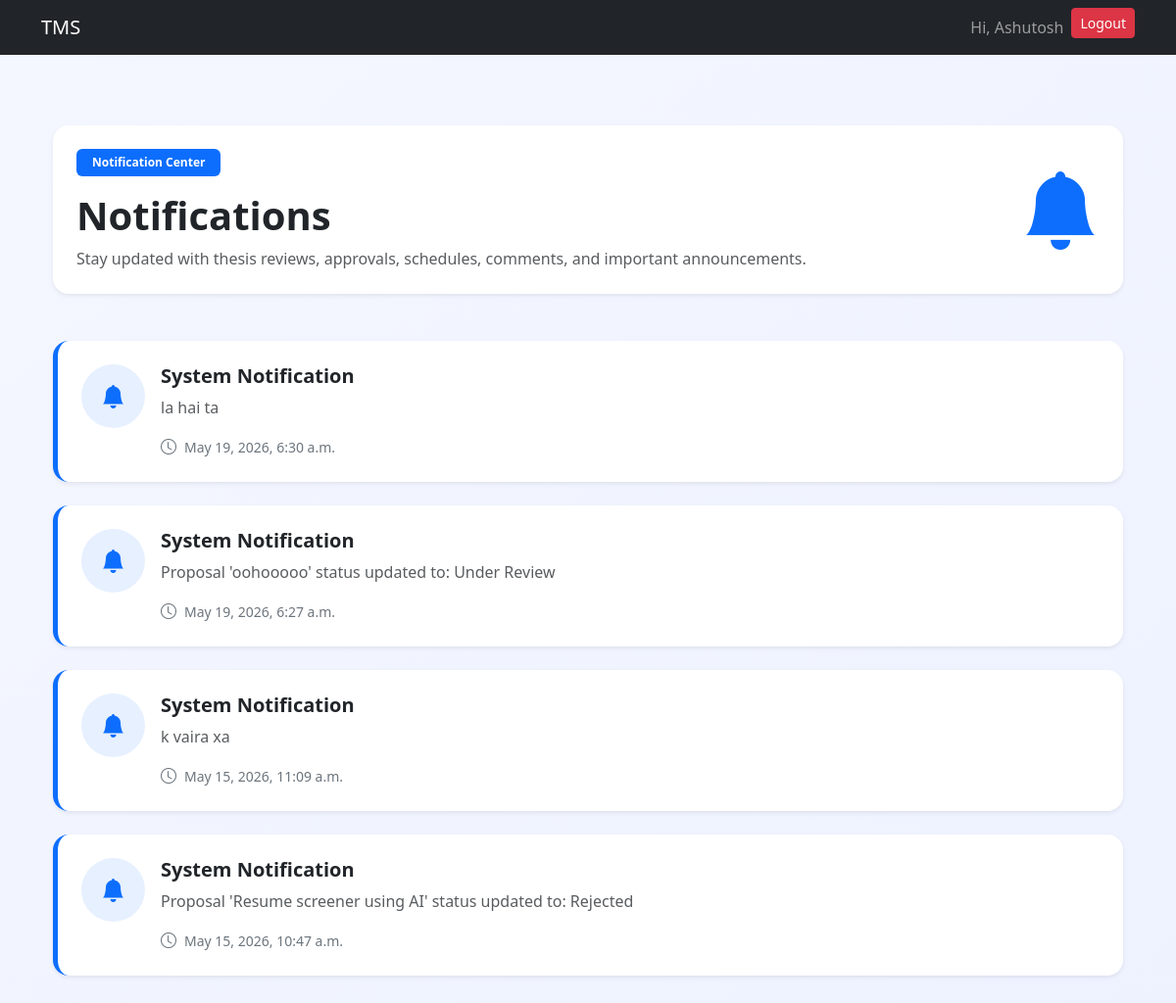
Page /notification/student/ (signed in) on the earlier database version.
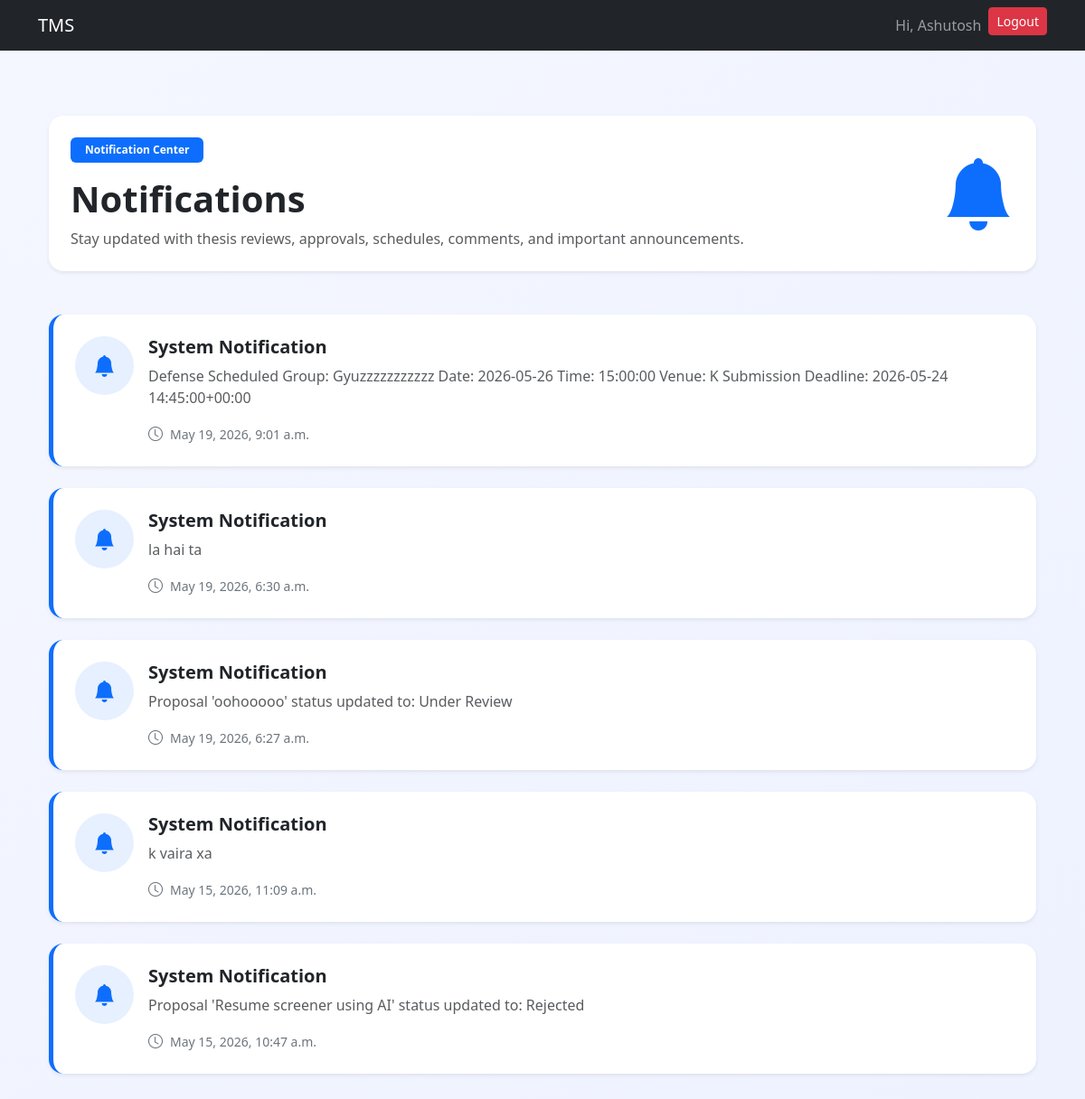
Same page on the later database version.
### notification/models.py (models this page shows, shortened)
class Notification(models.Model):
    user = models.ForeignKey(User,on_delete=models.CASCADE)
    sent_by = models.ForeignKey(User,on_delete=models.SET_NULL,null=True,related_name='sent_notifications')
    message = models.TextField()
    is_read = models.BooleanField(default=False)
    created_at = models.DateTimeField(auto_now_add=True)
    is_popup_shown = models.BooleanField(default=False)

### notification/views.py (the view)
# urls.py: path('student/',student_notifications,name='student_notifications'),
@login_required
def student_notifications(request):
    notifications = Notification.objects.filter(
        user=request.user
    ).order_by('-created_at')
    context = {
        'notifications': notifications
    }
    return render(
        request,
        'notification/student_notifications.html',
        context
    )

### notification/templates/notification/student_notifications.html (shortened to what this page needs)
{% extends "base.html" %}
{% block start %}
<div class="container py-5">
    <div class="notification-header shadow-sm rounded-4 p-4 mb-5">
        <div class="d-flex flex-column flex-md-row justify-content-between align-items-center">
            <div>
                <span class="badge bg-primary px-3 py-2 mb-3">
                    Notification Center
                </span>
                <h1 class="fw-bold mb-2">
                    Notifications
                </h1>
                <p class="text-muted mb-0">
                    Stay updated with thesis reviews, approvals,
                    schedules, comments, and important announcements.
                </p>
            </div>
            <div class="mt-3 mt-md-0">
                <i class="bi bi-bell-fill notification-main-icon"></i>
            </div>
        </div>
    </div>
    {% for notification in notifications %}
    <div class="notification-card shadow-sm rounded-4 p-4 mb-4">
        <div class="d-flex align-items-start">
            <div class="notification-icon me-3">
                <i class="bi bi-bell-fill"></i>
            </div>
            <div class="flex-grow-1">
                <div class="d-flex justify-content-between align-items-start flex-wrap">
                    <div>
                        <h5 class="fw-bold mb-2">
                            System Notification
                        </h5>
                        <p class="text-muted mb-3">
                            {{ notification.message }}
                        </p>
                    </div>
                </div>
                <div class="d-flex align-items-center text-secondary">
                    <i class="bi bi-clock me-2"></i>
                    <small>
                        {{ notification.created_at }}
                    </small>
                </div>
            </div>
        </div>
    </div>
    {% endfor %}
</div>
<link rel="stylesheet"
href="https://cdn.jsdelivr.net/npm/bootstrap-icons@1.11.3/font/bootstrap-icons.min.css">
{% endblock %}

Differences in the rows shown:
added Notification: message "Defense Scheduled Group: Gyuzzzzzzzzzzz Date: 2026-05-26 Time: 15:00:00 Venue: K Submission Deadline: 2026-05-24 14:45:00+00:00", created_at "May 19, 2026, 9:01 a.m."
